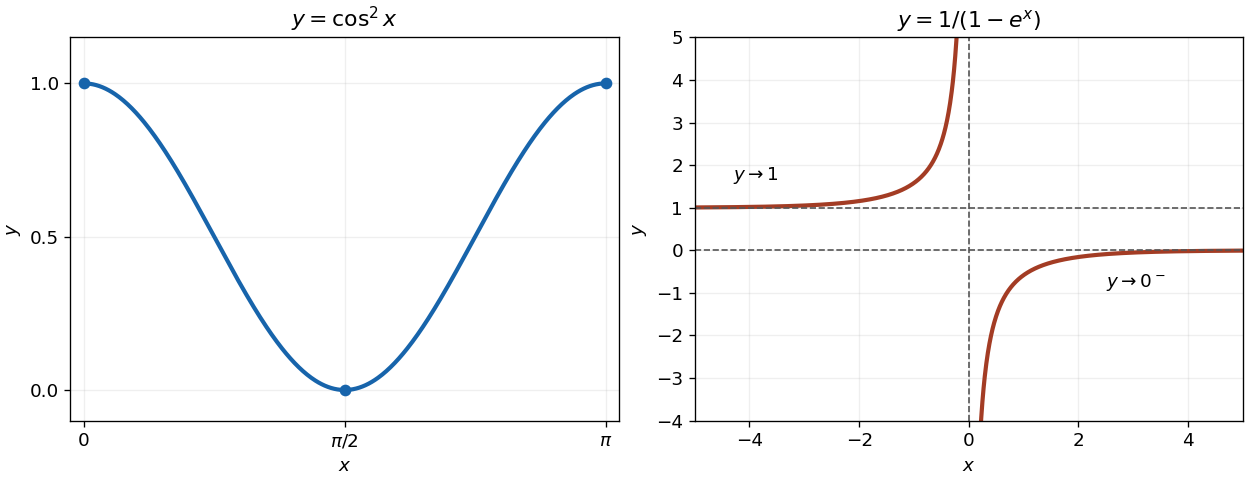

Reproduce this figure in Python.
"""Plot the elementary functions in the original 2007 IA1 solutions.

Run from the output directory; the PNG is written to the current directory.
"""
from pathlib import Path

import matplotlib
matplotlib.use('Agg')
import matplotlib.pyplot as plt
import numpy as np


def main():
    plt.rcParams.update({'font.size': 11, 'figure.facecolor': 'white', 'axes.facecolor': 'white'})
    fig, axes = plt.subplots(1, 2, figsize=(10.4, 4.0), layout='constrained')
    ax = axes[0]
    x = np.linspace(0, np.pi, 501)
    ax.plot(x, np.cos(x)**2, color='#1764ab', linewidth=2.5)
    ax.scatter([0, np.pi/2, np.pi], [1, 0, 1], color='#1764ab', zorder=4)
    ax.set(xticks=[0, np.pi/2, np.pi], xticklabels=['0', r'$\pi/2$', r'$\pi$'],
           yticks=[0, .5, 1], xlabel='$x$', ylabel='$y$', title=r'$y=\cos^2x$',
           xlim=(-.08, np.pi+.08), ylim=(-.1, 1.15))
    ax.grid(alpha=.2)
    ax = axes[1]
    for start, end in [(-5, -.035), (.035, 5)]:
        x = np.linspace(start, end, 700)
        ax.plot(x, -1/np.expm1(x), color='#a33c24', linewidth=2.5)
    ax.axvline(0, color='#555555', linestyle='--', linewidth=1)
    ax.axhline(1, color='#555555', linestyle='--', linewidth=1)
    ax.axhline(0, color='#555555', linestyle='--', linewidth=1)
    ax.annotate(r'$y\to1$', xy=(-4.3, 1), xytext=(-4.3, 1.65))
    ax.annotate(r'$y\to0^-$', xy=(3.0, 0), xytext=(2.5, -.85))
    ax.set(xlim=(-5, 5), ylim=(-4, 5), xlabel='$x$', ylabel='$y$', title=r'$y=1/(1-e^x)$')
    ax.grid(alpha=.2)
    fig.savefig(Path.cwd() / Path(__file__).with_suffix('.png').name, dpi=120, facecolor='white')
    plt.close(fig)


if __name__ == '__main__':
    main()
